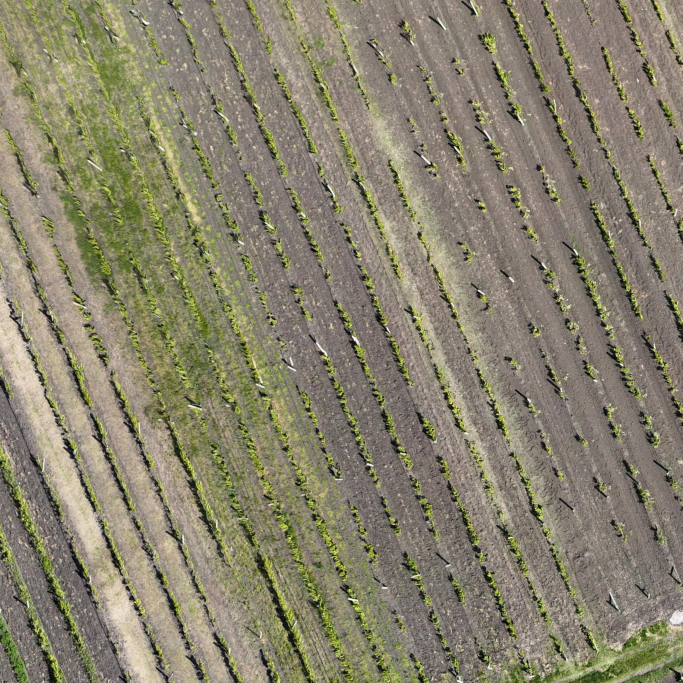
#> input picture 05_examples/siret3_examples_cvat/images/siret3_r006_c004.tif, 2048 x 2048 px (shown at 1/3 size)
$ python -i segment_canopy.py   (imports and definitions only)
#> lines starting #> are read from the running program, lines starting #| are printed output that depends on the picture; after the words box and inside, x2 and y2 are one past the last pixel; in counts of white or black regions, pixels touching at a corner belong together
"""
Task 3: Canopy segmentation — individual grapevine polygons per tile.

Approach:
  1. HSV + ExG green mask to isolate vine canopy pixels.
  2. Morphological cleanup (close intra-plant gaps, open to remove noise).
  3. Distance transform + local maxima → watershed markers (one seed per plant).
  4. Watershed splits touching canopies into individual plant regions.
  5. Contour extraction per watershed region + area filtering.

No row-angle assumptions. Works on any tile orientation.

Output per tile:
  List of dicts:
    { "points": [(x,y), ...],   # pixel coords, clockwise
      "label": "vineyard",
      "vineyard_id": ""         # filled in by global ID assignment (task 7)
    }
"""
import cv2
import numpy as np
import rasterio
from pathlib import Path
from typing import Union

# ── Tunable parameters ───────────────────────────────────────────────────────

# HSV hue range for secondary filter (keeps only plausible vegetation hues)
HSV_H_LOW,  HSV_H_HIGH  = 15, 55
HSV_S_LOW,  HSV_S_HIGH  = 30, 255
HSV_V_LOW,  HSV_V_HIGH  = 25, 255

# ExG absolute floor — never threshold below this even in dark blocks
EXG_THRESHOLD   = 15
# Percentile within each local block for adaptive threshold
EXG_PERCENTILE  = 87

# Morphological kernel sizes (pixels)
CLOSE_KERNEL_PX = 4         # closes gaps within a single plant canopy
OPEN_KERNEL_PX  = 2         # removes isolated noise specks

# Watershed: minimum distance between plant centres (pixels)
# Used as a starting point; adaptively scaled per tile below
MIN_PEAK_DIST_PX = 24

# Plant size range in pixels (2048×2048 tile, 2.5 cm/px)
# 0.15 m² → 0.15 / 0.025² = 240 px²
# 8.0 m²  → 8.0  / 0.025² = 12800 px²
MIN_AREA_PX = 240
MAX_AREA_PX = 12800


# ── Core functions ───────────────────────────────────────────────────────────

# [7 lines left out: function excess_green, not called in this run]


def green_mask(rgb: np.ndarray) -> np.ndarray:
    """
    Primary: ExG (Excess Green = 2G - R - B) with adaptive local threshold.
    The tile is divided into a grid of blocks; each block gets its own
    ExG threshold at the EXG_PERCENTILE of that block's ExG distribution.
    This handles uneven illumination across the tile.
    Secondary: HSV hue qualifier to suppress non-vegetation false positives.
    Returns uint8 binary mask (255 = vine canopy candidate).
    """
    R = rgb[:,:,0].astype(np.int16)
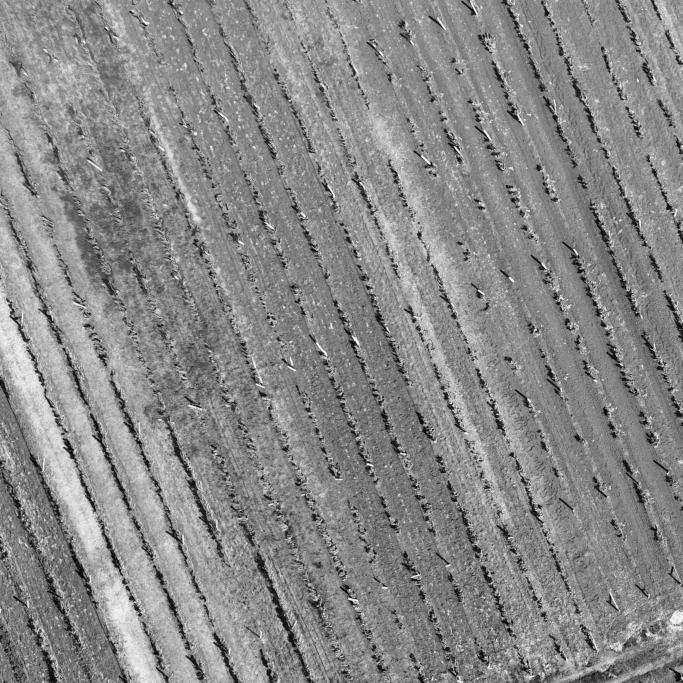
#> R: shape (2048, 2048) int16 (shown at 1/3 size); min 0, max 255, mean 136.5
    G = rgb[:,:,1].astype(np.int16)
    B = rgb[:,:,2].astype(np.int16)
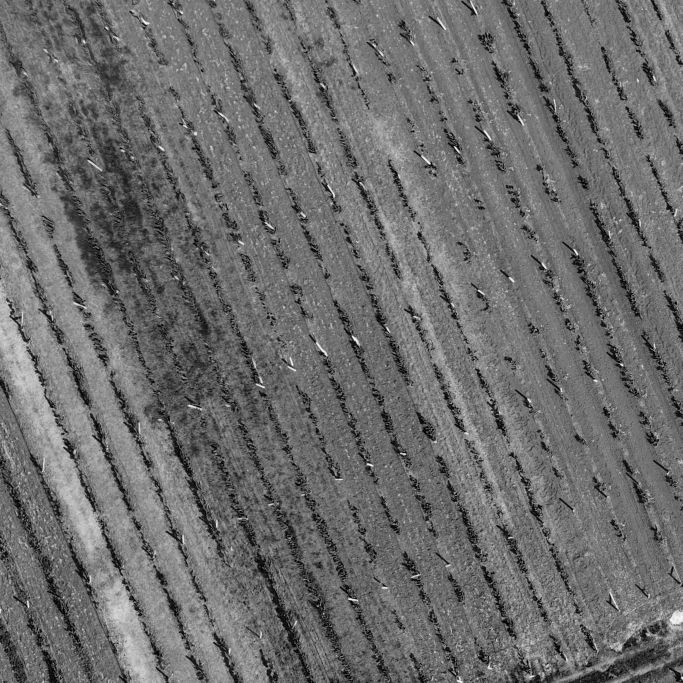
#> B: shape (2048, 2048) int16 (shown at 1/3 size); min 0, max 255, mean 109.1
    exg = (2 * G - R - B).astype(np.float32)
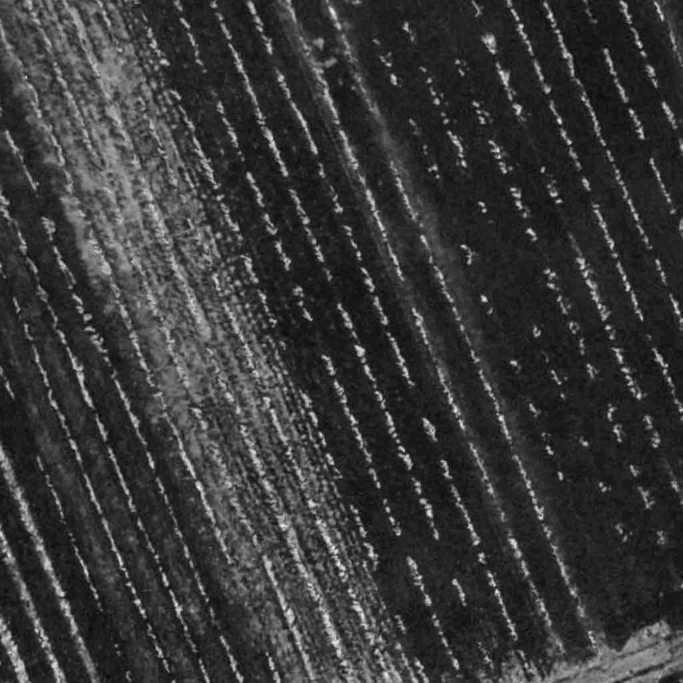
#> exg: shape (2048, 2048) float32 (shown at 1/3 size); min -27, max 167, mean 15.8; drawn with min black and max white

    # Adaptive threshold: divide tile into 8x8 grid, threshold each block
    h, w = exg.shape
#> h = 2048; w = 2048
    block_h, block_w = h // 8, w // 8
#> block_h = 256; block_w = 256
    mask_exg = np.zeros((h, w), dtype=np.uint8)
    for r in range(8):
        for c in range(8):
            r0, r1 = r * block_h, (r + 1) * block_h if r < 7 else h
            c0, c1 = c * block_w, (c + 1) * block_w if c < 7 else w
            block = exg[r0:r1, c0:c1]
            thr   = np.percentile(block, EXG_PERCENTILE)
            mask_exg[r0:r1, c0:c1] = ((block > thr) & (block > EXG_THRESHOLD)).astype(np.uint8) * 255
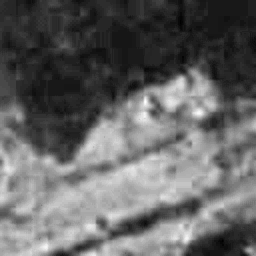
#> block: shape (256, 256) float32; min -21, max 113, mean 31.8; drawn with min black and max white
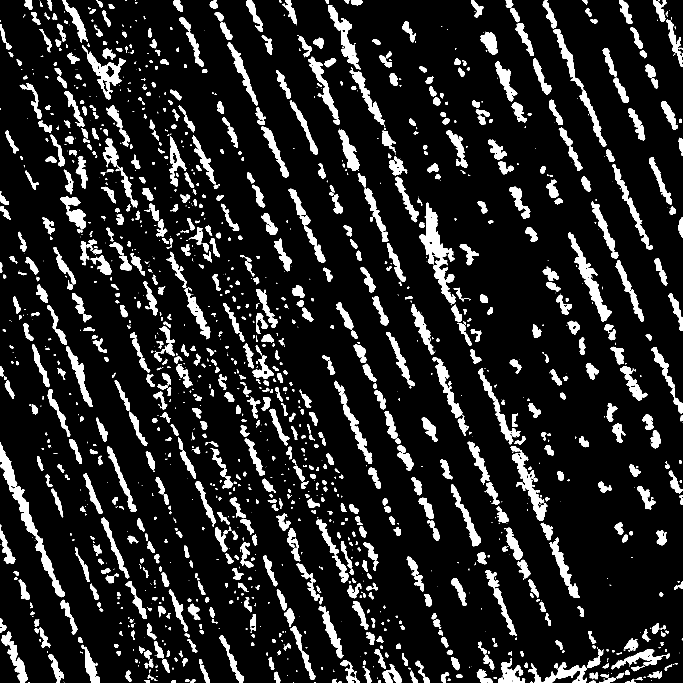
#> mask_exg: shape (2048, 2048) (shown at 1/3 size); 12.2% white; 1697 white regions (634 under 20 px), largest, box (x1, y1, x2, y2) and area: (0, 1327, 195, 1792) 10040, (1259, 608, 1366, 911) 9922, (1704, 698, 1835, 965) 6545

    # HSV qualifier: retain only pixels with plausible vegetation hue
    hsv     = cv2.cvtColor(rgb, cv2.COLOR_RGB2HSV)
#> hsv: shape (2048, 2048, 3); mean H, S, V 21.6, 55.1, 137.8
    lo      = np.array([HSV_H_LOW,  HSV_S_LOW,  HSV_V_LOW],  dtype=np.uint8)
#> lo = [15, 30, 25]
    hi      = np.array([HSV_H_HIGH, HSV_S_HIGH, HSV_V_HIGH], dtype=np.uint8)
#> hi = [55, 255, 255]
    mask_hsv = cv2.inRange(hsv, lo, hi)
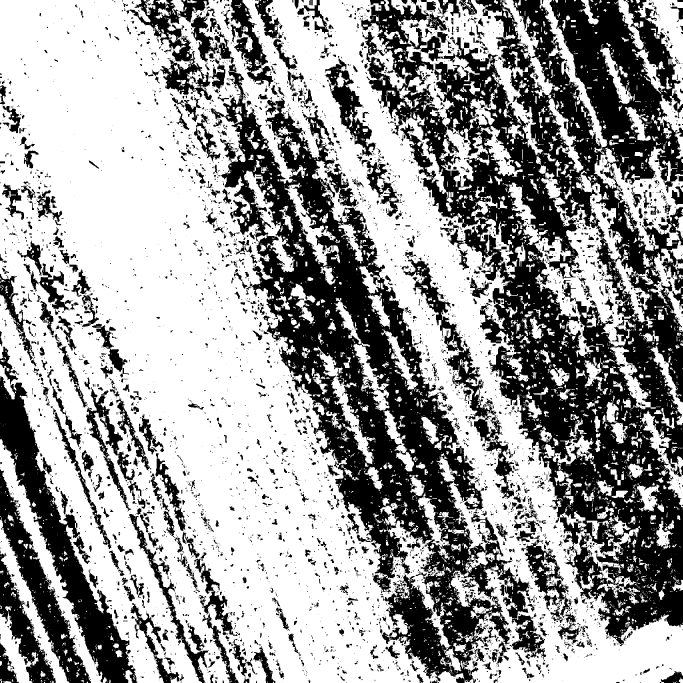
#> mask_hsv: shape (2048, 2048) (shown at 1/3 size); 61.4% white; 6727 black regions (5296 under 20 px), largest, box (x1, y1, x2, y2) and area: (1082, 0, 2048, 1939) 693467, (632, 107, 1589, 2048) 416547, (0, 1040, 412, 2048) 78662

    return cv2.bitwise_and(mask_exg, mask_hsv)
#> returned value: shape (2048, 2048); 12.2% white; 1707 white regions (644 under 20 px), largest, box (x1, y1, x2, y2) and area: (0, 1327, 195, 1792) 10039, (1259, 608, 1366, 911) 9900, (1704, 698, 1835, 965) 6431


# [111 lines left out: functions clean_mask, extract_polygons, segment_tile, draw_polygons_on_image, not called in this run]


# ── Quick self-test ──────────────────────────────────────────────────────────

# [60 lines not run here, left out]

>>> import cv2
>>> picture = cv2.cvtColor(cv2.imread('../05_examples/siret3_examples_cvat/images/siret3_r006_c004.tif'), cv2.COLOR_BGR2RGB)
>>> result = green_mask(picture)
